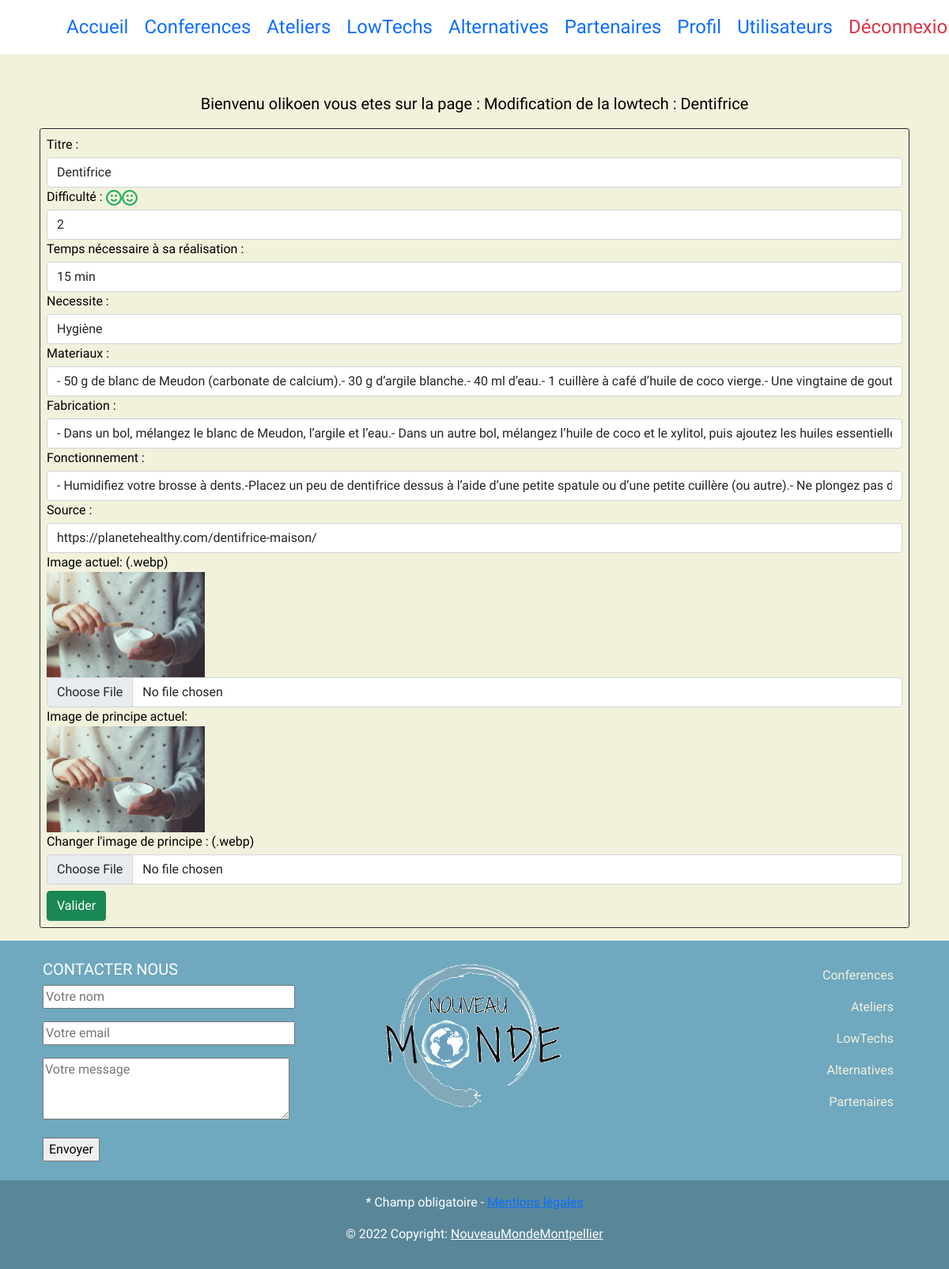
Before: /lowtechs/modifier/10 (signed in) with the older database file.
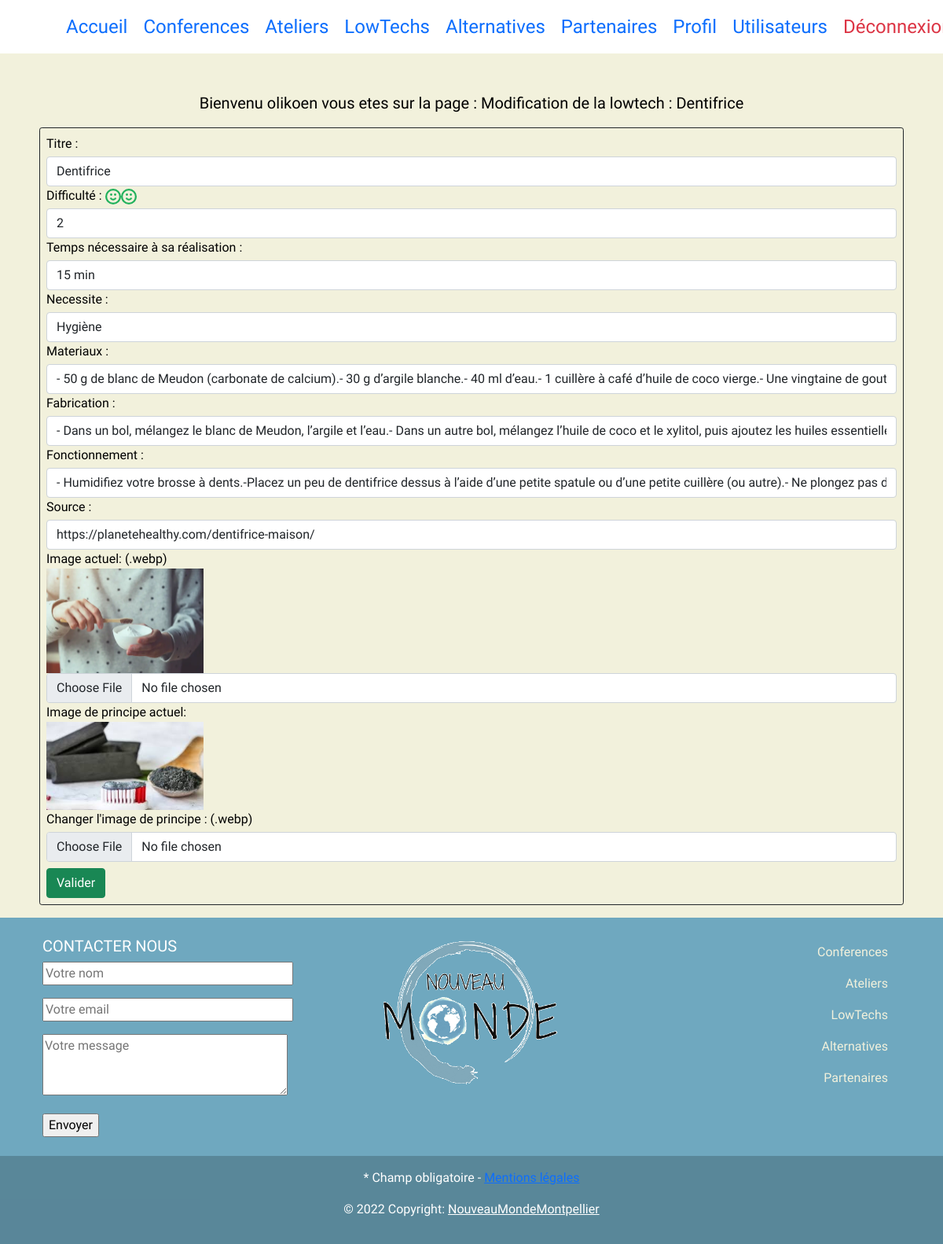
After: the same page with the newer database file.
### tables this page shows
CREATE TABLE `lowtech` (
  `id` int(25) NOT NULL,
  `titre` varchar(120) DEFAULT NULL,
  `difficulte` int(25) DEFAULT NULL,
  `temps` varchar(50) DEFAULT NULL,
  `necessite` varchar(150) DEFAULT NULL,
  `fabrication` longtext DEFAULT NULL,
  `materiaux` longtext DEFAULT NULL,
  `fonctionnement` longtext DEFAULT NULL,
  `image` varchar(120) DEFAULT NULL,
  `imagePrincipe` varchar(250) DEFAULT NULL,
  `source` varchar(250) DEFAULT NULL
);

### controllers/LowtechController.php (called while the page is built, shortened)
<?php
require "models/LowtechManager.php";
class LowtechController
{
    private $lowtechManager;
    function __construct()
    {
        $this->lowtechManager = new LowtechManager();
        $this->lowtechManager->chargementLowtechs();
    }
    public function modifierLowtech($id)
    {
        $lowtech = $this->lowtechManager->getLowtechById($id);
        require "views/Update/modifierLowtechView.php";
    }
}

### models/LowtechClass.php (called while the page is built, shortened)
<?php
class Lowtech
{
    private $id;
    private $image;
    private $titre;
    private $fabrication;
    private $materiaux;
    private $fonctionnement;
    private $difficulte;
    private $temps;
    private $necessite;
    private $source;
    private $imagePrincipe;
    function __construct($titre, $materiaux, $fabrication, $fonctionnement, $id, $image, $imagePrincipe, $difficulte, $temps, $necessite, $source)
    {
        $this->id = $id;
        $this->titre = $titre;
        $this->materiaux = $materiaux;
        $this->fabrication = $fabrication;
        $this->fonctionnement = $fonctionnement;
        $this->image = $image;
        $this->imagePrincipe = $imagePrincipe;
        $this->difficulte = $difficulte;
        $this->temps = $temps;
        $this->source = $source;
        $this->necessite = $necessite;
    }
    public function getImage()
    {
        return $this->image;
    }
    public function getImagePrincipe()
    {
        return $this->imagePrincipe;
    }
    public function getFabrication()
    {
        return $this->fabrication;
    }
    public function getTitre()
    {
        return $this->titre;
    }
    public function getMateriaux()
    {
        return $this->materiaux;
    }
    public function getFonctionnement()
    {
        return $this->fonctionnement;
    }
    public function getDifficulte()
    {
        return $this->difficulte;
    }
    public function getTemps()
    {
        return $this->temps;
    }
    public function getNecessite()
    {
        return $this->necessite;
    }
    public function getSource()
    {
        return $this->source;
    }
    public function getid()
    {
        return $this->id;
    }
}

### models/LowtechManager.php (called while the page is built, shortened)
<?php
require "LowtechClass.php";
class LowtechManager extends Model
{
    private $lowtechs = [];
    public function ajoutLowtech($lowtech)
    {
        $this->lowtechs[] = $lowtech;
    }
    public function chargementLowtechs()
    {
        $db = $this->getBdd();
        $sql = "SELECT * FROM lowtech ORDER BY titre";
        $req = $db->prepare($sql);
        $req->execute([]);
        $data = $req->fetchAll(PDO::FETCH_ASSOC);
    }
    public function getLowtechById($id)
    {
        foreach ($this->lowtechs as $value) {
            if ($value->getId() == $id) {
                return $value;
            }
        }
    }
}

### views/Update/modifierLowtechView.php (the view, shortened to what the changed rows need)
<div class="m-2 p-2 border border-dark rounded-1">
    <form action="<?= URL ?>lowtechs/modifValider" method="POST" enctype="multipart/form-data">
        <div>
            <input type="text" name="titre" id="titre" value="<?= $lowtech->getTitre() ?>" class="form-control">
        </div>
        <div>
            <input type="text" value="<?= $lowtech->getDifficulte() ?>" name="difficulte" id="difficulte" class="form-control">
        </div>
        <div>
            <input type="text" name="temps" id="temps" value="<?= $lowtech->getTemps() ?>" class="form-control">
        </div>
        <div>
            <input type="text" name="necessite" id="necessite" value="<?= $lowtech->getNecessite() ?>" class="form-control">
        </div>
        <div>
            <input type="text" name="materiaux" id="materiaux" value="<?= $lowtech->getMateriaux() ?>" class="form-control">
        </div>
        <div>
            <input type="text" name="fabrication" id="fabrication" value="<?= $lowtech->getFabrication() ?>" class="form-control">
        </div>
        <div>
            <input type="text" name="fonctionnement" id="fonctionnement" value="<?= $lowtech->getFonctionnement() ?>" class="form-control">
        </div>
        <div>
            <input type="text" name="source" id="source" value="<?= $lowtech->getSource() ?>" class="form-control">
        </div>
        <div class="align-middle">
            <img src="<?= URL ?>public/images/lowtech/imagepresentation/<?= $lowtech->getImage() ?>" name="image<?= $lowtech->getTitre() ?>" alt="image" width="200px;">
        </div>
        <div class="align-middle">
            <img src="<?= URL ?>public/images/lowtech/imagePrincipe/<?= $lowtech->getImagePrincipe() ?>" name="imagePrincipe <?= $lowtech->getTitre() ?>" alt="image" width="200px;">
        </div>
    </form>
</div>
<?php
$titre = "Modification de la lowtech : " . $lowtech->getTitre();
$content = ob_get_clean();
require_once "views/Read/template.php";

### views/Read/template.php (shortened to what the changed rows need)
<!DOCTYPE html>
<html lang="fr">
<head>
    <link href="https://cdn.jsdelivr.net/npm/bootstrap@5.0.2/dist/css/bootstrap.min.css" rel="stylesheet">
    <link rel="stylesheet" href="<?= URL ?>style.css">
</head>
<body>
    <header>
        <div>
            <?php
            if (isset($_SESSION['pseudo'])) {
            ?>
                <div class="col-8 m-auto text-center">
                    <p class="fs-5">Bienvenu <?= $_SESSION['pseudo'] ?> vous etes sur la page : <?= $titre ?></p>
                </div>
            <?php
            }
            ?>
        </div>
    </header>
    <div class="container mb-3" id="contprincip">
        <?= $content ?>
    </div>
</body>
</html>

Changed rows visible on the page:
changed lowtech "Modification de la lowtech : Dentifrice": imagePrincipe: a different picture
